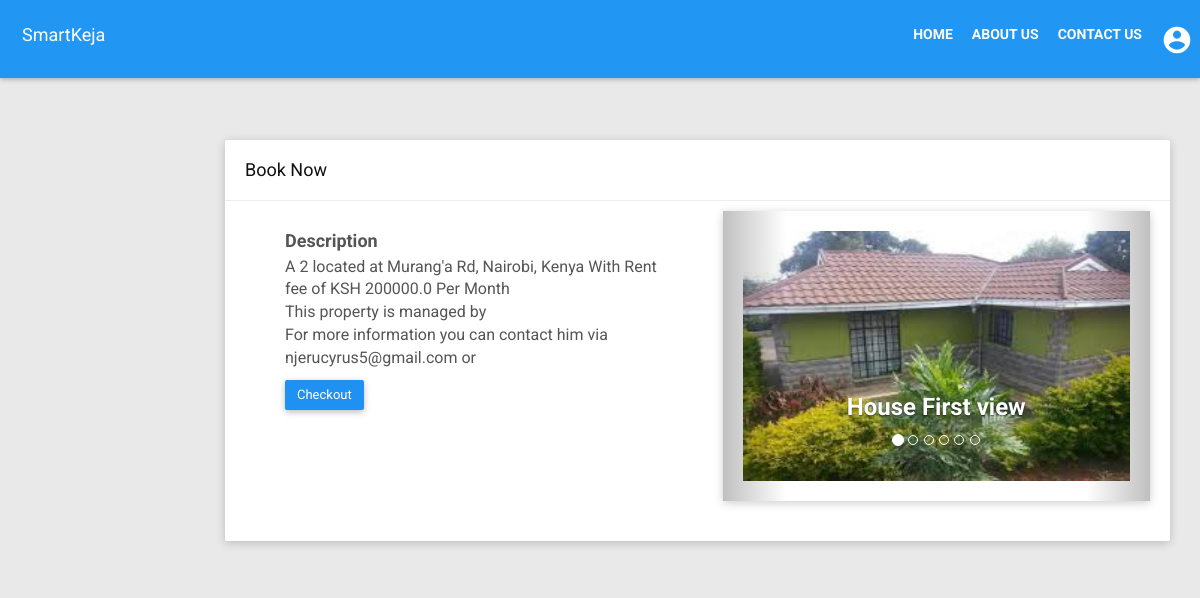
/houses/7/details/, run on an earlier commit of the app's database.
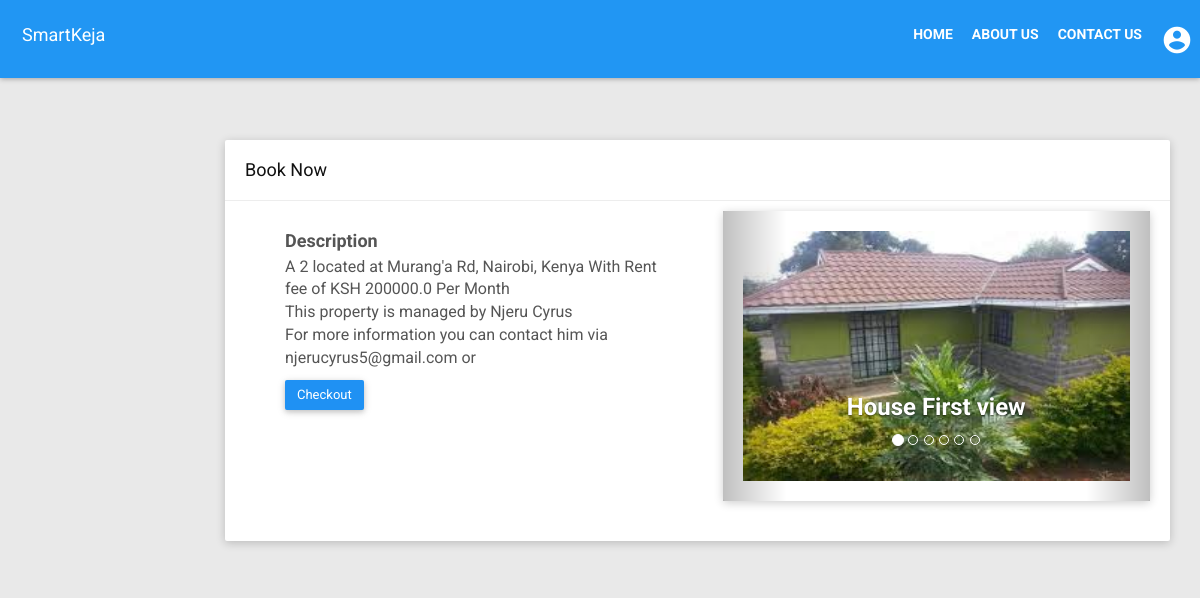
And on a later commit of the database.
### smarthouse/models.py (models this page shows, shortened)
class House(models.Model):
    managed_by = models.ForeignKey(User)
    lat = models.FloatField()
    lng = models.FloatField()
    location = models.CharField(max_length=200)
    rent_price = models.FloatField()
    sale_price = models.FloatField()
    bedrooms = models.IntegerField()
    description = models.TextField()
    on_sale = models.BooleanField(default=False)
    is_available = models.BooleanField(default=True)
    primary_img = models.ImageField(upload_to='uploads/')
    is_published = models.BooleanField(default=False)
    date_posted = models.DateTimeField(auto_now_add=True)
    class Meta:
        ordering = ('-is_available', '-date_posted')

### smarthouse/views.py (the view)
# urls.py: url(r'^houses/(?P<pk>\d+)/details/$', views.HouseDetailView.as_view(), name='house_detail'),
class HouseDetailView(DetailView):
    model = House
    template_name = 'site/house_details.html'
    context_object_name = 'house'
    def get_context_data(self, **kwargs):
        context = super(HouseDetailView, self).get_context_data(**kwargs)
        try:
            gallery = HouseGallery.objects.get(house=get_object_or_404(House, pk=self.kwargs['pk']))
        except HouseGallery.DoesNotExist:
            gallery = None
        context['gallery'] = gallery
        return context

### smarthouse/context_processors.py (called while the page is built)
def get_account_type(request):
    account_type = ''
    phone_number = ''
    context = dict({})
    try:
        if request.user.is_authenticated:
            agent_exists = Agent.objects.filter(user=request.user)[:1].exists()
            if agent_exists:
                account_type = 'agent'
                agent = Agent.objects.get(user=request.user)
                phone_number = agent.phone_number
            if request.user.is_staff:
                account_type = "owner"
                house_owner = HouseOwner.objects.get(user=request.user)
                phone_number = house_owner.phone_number
            if not request.user.is_staff and not agent_exists:
                account_type = "client"
    except (Agent.DoesNotExist, HouseOwner.DoesNotExist):
        pass
    context['account_type'] = account_type
    context['phone_number'] = phone_number
    return context

def get_house_posts(request):
    context = dict({})
    houses = House.objects.all()
    context['house_options'] = houses
    return context

### smartkeja/templates/site/house_details.html (shortened to what the changed rows need)
{% extends 'site/base.html' %}
{% block content %}
    <div class="row clearfix">
        <div class="container-fluid">
            <div class="card">
                <div class="header">
                    <h2>
                        Book Now
                    </h2>
                </div>
                <div class="row">
                    <div class="container-fluid">
                        <div class="col-lg-12 col-md-12  col-sm-12 col-xs-12" style="margin: 10px;">
                            <div class="col-md-6">
                                <div class="body">
                                    <h4 class="media-heading">Description</h4>
                                    <p style="font-family: Roboto; font-size: 16px;">A {{ house.bedrooms }} located
                                        at {{ house.location }}
                                        {% if house.on_sale %}Going for KSH {{ house.sale_price }}
                                        {% else %}
                                            With Rent fee of KSH {{ house.rent_price }} Per Month
                                        {% endif %}
                                        <br>
                                        This property is managed by {{ house.managed_by.get_full_name }}<br>
                                        For more information you can contact him via {{ house.managed_by.email }} or
                                    </p>
                                    <a href="{% url 'smarthouse:checkout' pk=house.pk %}" class="btn btn-primary">Checkout</a>
                                </div>
                            </div>
                            <div class="col-md-6">
                                <div class="card">
                                    <div class="body">
                                        <div id="carousel-example-generic_2" class="carousel slide"
                                             data-ride="carousel">
                                            <div class="carousel-inner" role="listbox">
                                                <div class="item active">
                                                    <img src="{% if gallery.image1 %}{{ gallery.image1.url }}{% else %} {{ house.primary_img.url }} {% endif %}"/>
                                                    <div class="carousel-caption">
                                                        <h3>House First view</h3>
                                                    </div>
                                                </div>
                                            </div>
                                        </div>
                                    </div>
                                </div>
                            </div>
                        </div>
                    </div>
                </div>
            </div>
        </div>
    </div>
{% endblock %}

What changed in the data, as far as the page shows it:
changed House "Murang'a Rd, Nairobi, Kenya": managed_by.get_full_name (not shown) → "Njeru Cyrus"
